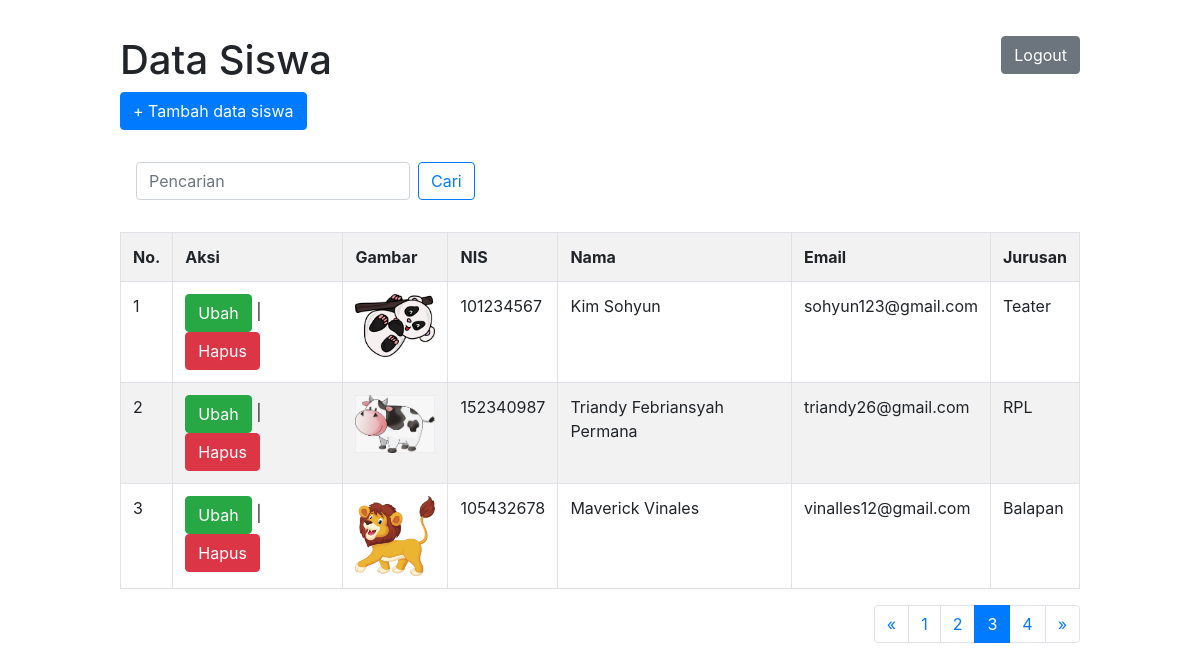
The page /coding/index.php?halaman=3 (signed in) on the database its author committed.
### tables this page shows
CREATE TABLE `siswa` (
  `id` int(11) NOT NULL,
  `nis` char(9) NOT NULL,
  `nama` varchar(100) NOT NULL,
  `email` varchar(100) NOT NULL,
  `jurusan` varchar(50) NOT NULL,
  `gambar` varchar(50) NOT NULL
);

### coding/functions.php (called while the page is built, shortened)
<?php
	$con = mysqli_connect("localhost", "root", "", "db_phpdasar");
	function query($query){
		global $con;
		$result = mysqli_query($con, $query);
		$rows = [];
		while ($row = mysqli_fetch_assoc($result)) {
			$rows[] = $row;
		}
		return $rows;
	}
 ?>

### coding/index.php (the view, shortened to what this page needs)
<?php
	require'functions.php';
	$jumlahdataperhal = 3;
	$jumlahdata = count(query("SELECT * FROM siswa"));
	$jumlahal = ceil($jumlahdata / $jumlahdataperhal);
	$halamanaktif = (isset($_GET["halaman"]) ) ? $_GET["halaman"] : 1;
	$awaldata = ($jumlahdataperhal * $halamanaktif) - $jumlahdataperhal;
	$siswa = query("SELECT * FROM siswa LIMIT $awaldata, $jumlahdataperhal");
 ?>
<!DOCTYPE html>
<html>
<head>
	<link rel="stylesheet" type="text/css" href="../css/bootstrap.css">
</head>
<body>
	<button type="button" class="btn btn-secondary float-right" data-toggle="modal" data-target="#exampleModal"><a style="float: right; color: white;" href="logout.php">Logout</a></button>
	<h1>Data Siswa</h1>
		<button type="button" class="btn btn-primary"><a href="tambah.php" style="color: white;">+ Tambah data siswa</a></button>
		<br><br>
		<nav class="navbar navbar-light">
  			<form class="form-inline" action="" method="post">
   				<input class="form-control mr-sm-2" type="text" name="keyword" autofocus placeholder="Pencarian" aria-label="Search">
    			<button class="btn btn-outline-primary my-2 my-sm-0" type="submit" name="cari">Cari</button>
  			</form>
		</nav>
		<br>
	<table class="table table-bordered table-striped table-hover">
		<tr>
			<th>No.</th>
			<th>Aksi</th>
			<th>Gambar</th>
			<th>NIS</th>
			<th>Nama</th>
			<th>Email</th>
			<th>Jurusan</th>
		</tr>
		<?php $i=1; ?>
		<?php foreach( $siswa as $row ) : ?>
			<tr>
				<td><?= $i; ?></td>
				<td>
					<button type="button" class="btn btn-success"><a style="color: white;" href="ubah.php?id=<?= $row["id"]; ?>">Ubah</a></button> |
					<button type="button" class="btn btn-danger"><a style="color: white;" href="hapus.php?id=<?= $row["id"]; ?>" onclick="return confirm('yakin?');">Hapus</a></button>
				</td>
				<td>
					<img src="img/<?= $row["gambar"]; ?>" width="80px"></td>
				<td><?= $row["nis"]; ?></td>
				<td><?= $row["nama"]; ?></td>
				<td><?= $row["email"]; ?></td>
				<td><?= $row["jurusan"]; ?></td>
			</tr>
			<?php $i++; ?>
	 	<?php endforeach; ?>
	</table>
<nav aria-label="Page navigation example" class="pag">
  <ul class="pagination">
    <li class="page-item">
    	<?php if($halamanaktif > 1) : ?>
      <a class="page-link" href="?halaman=<?= $halamanaktif - 1; ?>" aria-label="Previous">
        <span aria-hidden="true">&laquo;</span>
      </a>
      	<?php endif; ?>
    </li>
    <?php for ($i=1; $i <= $jumlahal ; $i++) : ?>
      <?php if($i == $halamanaktif) : ?>
    <li class="page-item active"><a class="page-link" href="?halaman=<?= $i; ?>"><span class="sr-only"></span><?= $i; ?></a></li>
      <?php else : ?>
    <li class="page-item"><a class="page-link" href="?halaman=<?= $i; ?>"><?= $i; ?></a></li>
     <?php endif; ?>
    <?php endfor; ?>
    <li class="page-item">
    	<?php if($halamanaktif < $jumlahal) : ?>
      <a class="page-link" href="?halaman=<?= $halamanaktif + 1; ?>" aria-label="Next">
        <span aria-hidden="true">&raquo;</span>
      </a>
      	<?php endif; ?>
    </li>
  </ul>
</nav>
</body>
</html>

### coding/index.php (style rules this page uses)
body { margin: 10%; margin-top: 3%; }
.pag { float: right; }

### rows shown on the page
siswa: gambar (picture), nis "101234567", nama "Kim Sohyun", email "sohyun123@gmail.com", jurusan "Teater"
siswa: gambar (picture), nis "152340987", nama "Triandy Febriansyah Permana", email "triandy26@gmail.com", jurusan "RPL"
siswa: gambar (picture), nis "105432678", nama "Maverick Vinales", email "vinalles12@gmail.com", jurusan "Balapan"
